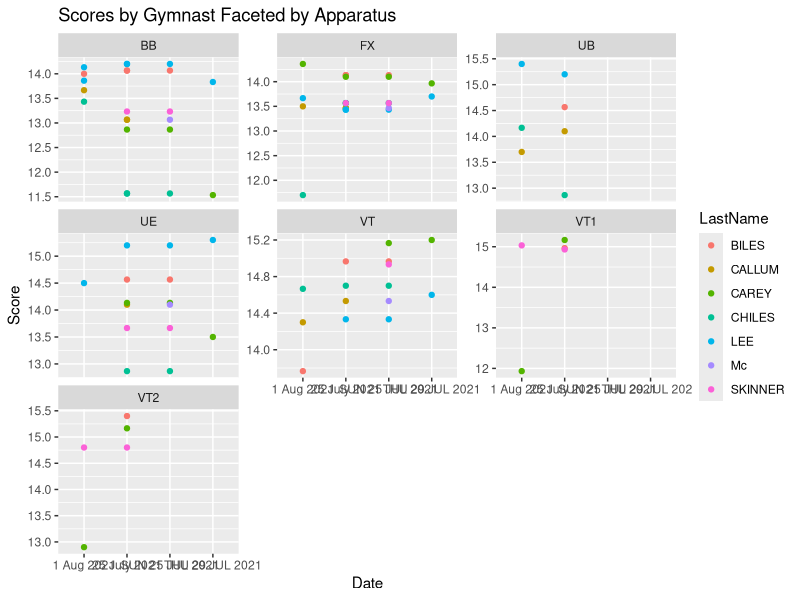
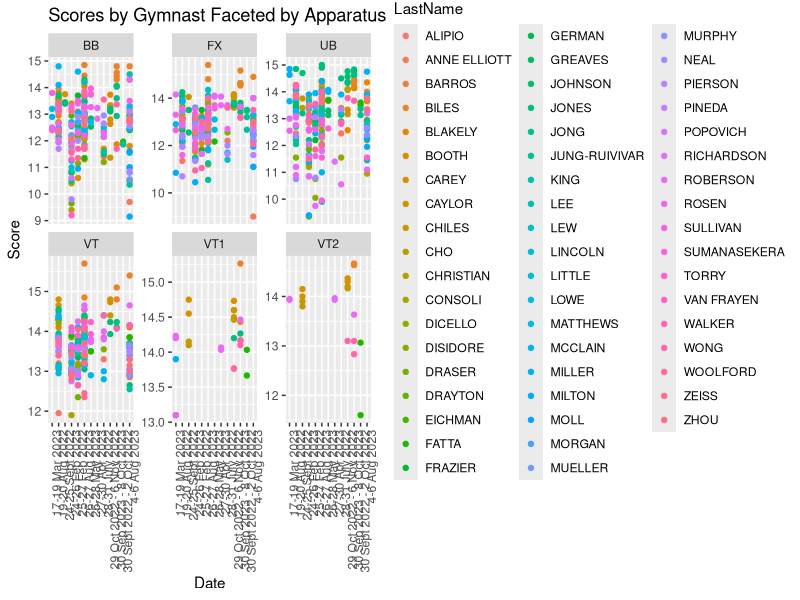

The R source for these figures, in order:
## ---- chunk 1
knitr::opts_chunk$set(echo = TRUE)
## ---- chunk 2
library(readr)
library(dplyr)
library(tidyverse)
library(ggplot2)
## ---- chunk 3
data_2017_2021 <- read_csv("Cleaned Data/data_2017_2021.csv")
data_2022_2023 <- read_csv("Cleaned Data/data_2022_2023.csv")

data_2017_2021 <- data_2017_2021 %>% 
  drop_na(Score, E_Score, D_Score, Apparatus, Round, Location, Competition, Country, Gender)

data_2022_2023 <- data_2022_2023 %>% 
  drop_na(Score, E_Score, D_Score, Apparatus, Round, Location, Competition, Country, Gender)
## ---- chunk 4
# filter by gender, apparatus, qual vs final vs AAfinal vs AAqual vs team qual vs team final, country?
usa_women_17_21 <- data_2017_2021 %>%
  #filter(Gender== "m") %>%
  filter(Country == "USA") %>%
  group_by(Apparatus) %>%
  slice_max(order_by = Score, n = 5) %>%
  ungroup()

print(usa_women_17_21)

usa_men_22_23 <- data_2022_2023 %>%
  filter(Gender== "m") %>%
  filter(Country == "USA") %>%
  group_by(Apparatus) %>%
  slice_max(order_by = Score, n = 5) %>%
  ungroup()

print(usa_men_22_23)

usa_women_22_23 <- data_2022_2023 %>%
  filter(Gender== "w") %>%
  filter(Country == "USA") %>%
  group_by(Apparatus) %>%
  slice_max(order_by = Score, n = 5) %>%
  ungroup()

print(usa_women_22_23)
## ---- chunk 5
# ggplot(data_2017_2021, aes(x = Date, y = Score, color = Country)) +
#   geom_point() +
#   facet_wrap(~ Apparatus, scales = "free_y") +
#   labs(title = "Scores by Country Faceted by Apparatus")

data_2017_2021 %>%
  filter(Country == "USA") %>%
  ggplot(aes(x = Date, y = Score, color = LastName)) +
  geom_point() +
  facet_wrap(~ Apparatus, scales = "free_y") +
  labs(title = "Scores by Gymnast Faceted by Apparatus")

data_2022_2023 %>%
  filter(Country == "USA") %>%
  filter(Gender == "w") %>%
  ggplot(aes(x = Date, y = Score, color = LastName)) +
  geom_point() +
  facet_wrap(~ Apparatus, scales = "free_y") +
  labs(title = "Scores by Gymnast Faceted by Apparatus") +
  theme(axis.text.x = element_text(angle = 90, hjust = 1))

# data_2022_2023 %>%
#   filter(Country == "USA") %>%
#   filter(Gender == "m") %>%
#   ggplot(aes(x = Date, y = Score, color = LastName)) +
#   geom_point() +
#   facet_wrap(~ Apparatus, scales = "free_y") +
#   labs(title = "Scores by Gymnast Faceted by Apparatus")
## ---- chunk 6
n_distinct(data_2022_2023$Country)

mean(data_2022_2023$Score)
## ---- chunk 7
men_data <- data_2022_2023 %>%
  filter(Gender=="m")

women_data <- data_2022_2023 %>%
  filter(Gender=="w")

data_2022_2023 %>%
  count(Gender)

top_percent_men <- men_data %>%
  group_by(Apparatus) %>%
  filter(rank(desc(Score), ties.method = "min")/n() <= 0.20)

top_percent_women <- women_data %>%
  group_by(Apparatus) %>%
  filter(rank(desc(Score), ties.method = "min")/n() <= 0.20)
